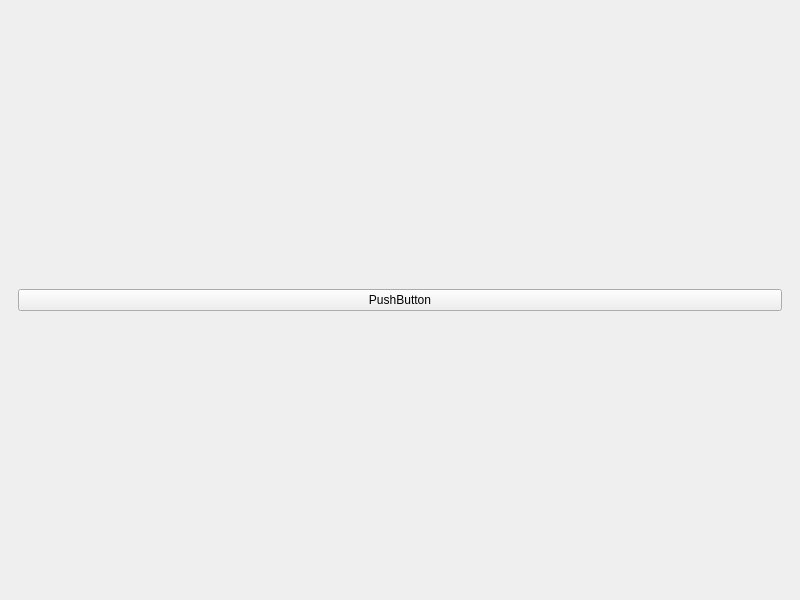
<?xml version='1.0' encoding='utf-8'?>
<ui version="4.0">
 <class>dashboard_window</class>
 <widget class="QMainWindow" name="dashboard_window">
  <property name="geometry">
   <rect>
    <x>0</x>
    <y>0</y>
    <width>800</width>
    <height>600</height>
   </rect>
  </property>
  <property name="windowTitle">
   <string>MainWindow</string>
  </property>
  <widget class="QWidget" name="centralwidget">
   <layout class="QHBoxLayout" name="horizontalLayout">
    <item>
     <widget class="QWidget" name="widget" native="true">
      <layout class="QHBoxLayout" name="horizontalLayout_2">
       <item>
        <widget class="QPushButton" name="pushButton">
         <property name="text">
          <string>PushButton</string>
         </property>
        </widget>
       </item>
      </layout>
     </widget>
    </item>
   </layout>
  </widget>
 </widget>
 <connections />
<customwidgets><customwidget><class>QPushButton</class><extends>QPushButton</extends><header location="global">Custom_Widgets.Theme.h</header><container>1</container></customwidget><customwidget><class>QLabel</class><extends>QLabel</extends><header location="global">Custom_Widgets.Theme.h</header><container>1</container></customwidget></customwidgets></ui>
